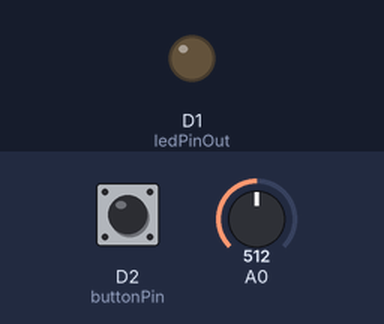
A sketch run on a simulated ESP8266 (NodeMCU). Parts: output pins drawn as LEDs (lit = HIGH). The test bench sets the inputs (shaded band); at power-on: D2 (buttonPin) HIGH, A0 = 512. WiFi joins after 1.5 s; servers stay silent unless stated.

Above: at 3.0 s.
3.1 s: D2 (buttonPin) pulled LOW for 0.15 s
At 3.6 s:
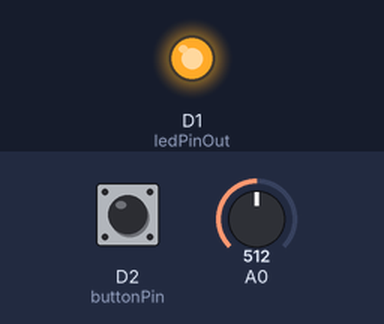
4.7 s: D2 (buttonPin) pulled LOW for 1 s
At 6.1 s:
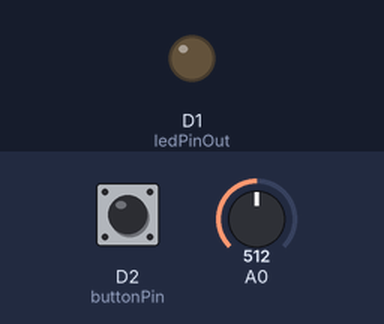
7.2 s: D2 (buttonPin) pulled LOW for 3.2 s
At 8.0 s:
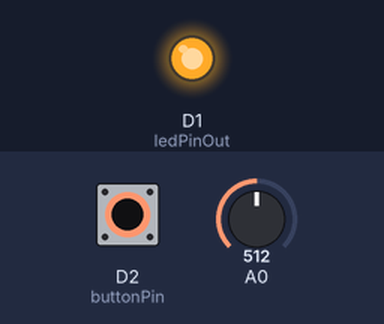
Timing chart, 0 to 10.2 s (numbered marks = the images above; inputs shaded):
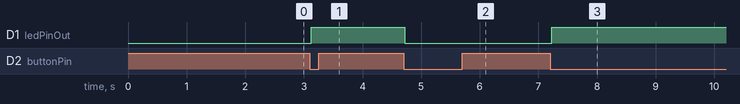

The sketch:

ESP8266_NodeMCU_Blynk_v1.ino
```cpp
#include <ESP8266WiFi.h>
#include <BlynkSimpleEsp8266.h>
#include <SimpleKalmanFilter.h>
#include <SimpleTimer-master\SimpleTimer.h>


char auth[] = "0e2eaaaac06e4cc4aab85ea7909c42e0";    //AuthToken copy ở Blynk Project
												 //char auth[] = "7f6558273ab34460a80e9493f6f2cc1e";
char ssid[] = "WIFI_TANG1";  //Tên wifi
char pass[] = "08031993";     //Mật khẩu wifi

unsigned char ledPinOut = D1;
unsigned char buttonPin = D2;
unsigned char button1 = 0;

static unsigned int dem = 0;
static unsigned int dem2 = 0;


//---------------------------------------------

SimpleKalmanFilter bo_loc(1, 1, 0.009);

int u_kalman1;

SimpleTimer timer_esp;
SimpleTimer button_esp;


//=========================================

void analogR() // ham doc bien tro
{
	int value1 = analogRead(A0);
	u_kalman1 = bo_loc.updateEstimate(value1);
	Blynk.virtualWrite(V1, u_kalman1);
}

//--------------------------------------------

BLYNK_WRITE(V2)
{
	int virtual_v2 = param.asInt();
	//----------------------------
	if (virtual_v2 == 1)
	{
		button1 = 1;
	}
}

//--------------------------------------------
void digitalR()
{
	if (digitalRead(buttonPin) == 0)
	{
		dem++;
		if (dem == 5)
			button1 = 1;
		if (dem == 150)
			dem = 100;
	}
	else
	{
		dem = 0;
	}

	//-----------------------------------

	if (button1 == 1)
	{
		button1 = 0;
		if (digitalRead(ledPinOut) == 0)
		{
			digitalWrite(ledPinOut, HIGH);
			Blynk.virtualWrite(V3, HIGH);
		}
		else
		{
			digitalWrite(ledPinOut, LOW);
			Blynk.virtualWrite(V3, LOW);
		}

	}

}
//=========================================

void setup()
{
	Serial.begin(9600);

	//-----------------------------

	pinMode(ledPinOut, OUTPUT);

	pinMode(buttonPin, INPUT_PULLUP);

	//-----------------------------

	Blynk.begin(auth, ssid, pass);

	//-----------------------------

	timer_esp.setInterval(50L, analogR);

	button_esp.setInterval(5L, digitalR);

	//-----------------------------
}

void loop()
{
	Blynk.run();
	timer_esp.run();
	button_esp.run();
}

//=========================================
```

Measured:
- after the input at 3.1 s, D1 (ledPinOut): LOW → HIGH at once
- after the input at 4.7 s, D1 (ledPinOut): HIGH → LOW at once
- after the input at 7.2 s, D1 (ledPinOut): LOW → HIGH at once
